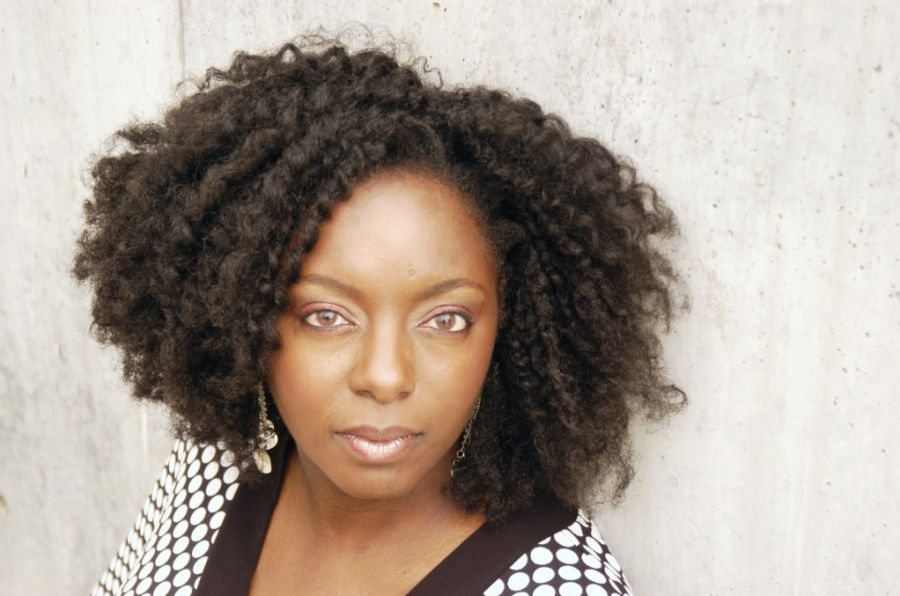
#> input picture file1.png, 900 x 596 px, given in place of the camera
$ python img_plot.py   (Python 2 division)   (older library calls are emulated)
#> lines starting #> are read from the running program, lines starting #| are printed output that depends on the picture; after the words box and inside, x2 and y2 are one past the last pixel; in counts of white or black regions, pixels touching at a corner belong together
# how they have exposed their hair
import cv2
import algorithm_lib as lib

cap = cv2.VideoCapture(0)

while (True):
	ret, frame = cap.read()
#> frame is the input picture: shape (596, 900, 3); mean B, G, R 147.9, 157.9, 169.4

    # Our operations on the frame come here
    gray = cv2.cvtColor(frame, cv2.COLOR_BGR2GRAY)
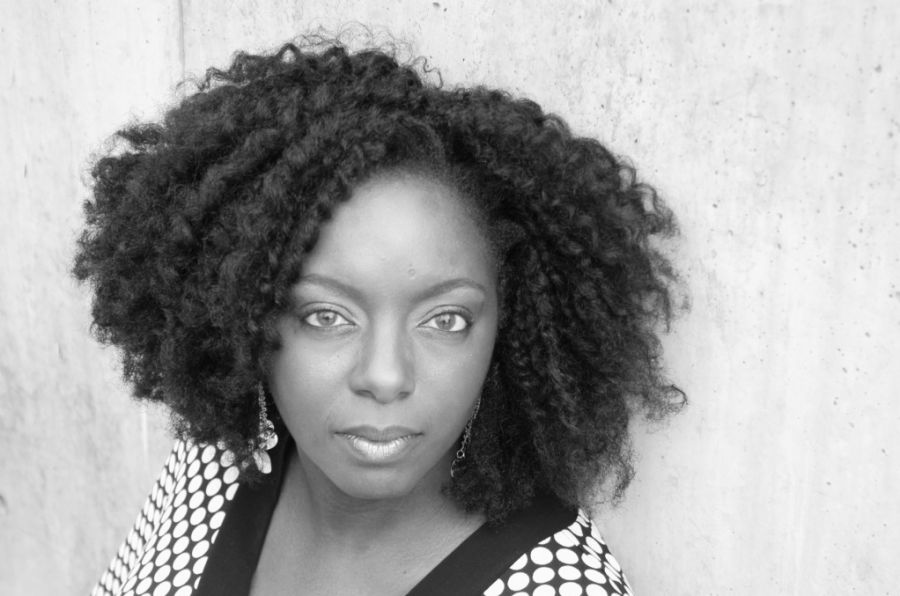
#> gray: shape (596, 900); min 3, max 255, mean 160.1
    thresh = cv2.threshold(gray, 100, 255, cv2.THRESH_BINARY)

    img2, contours, hierarchy = cv2.findContours(gray, cv2.RETR_TREE,
			cv2.CHAIN_APPROX_SIMPLE)
#> contours = [[[0, 0], [0, 595], [899, 595], [899, 0]]]

    cv2.drawContours(frame, contours, -1, (0,255,0), 3)
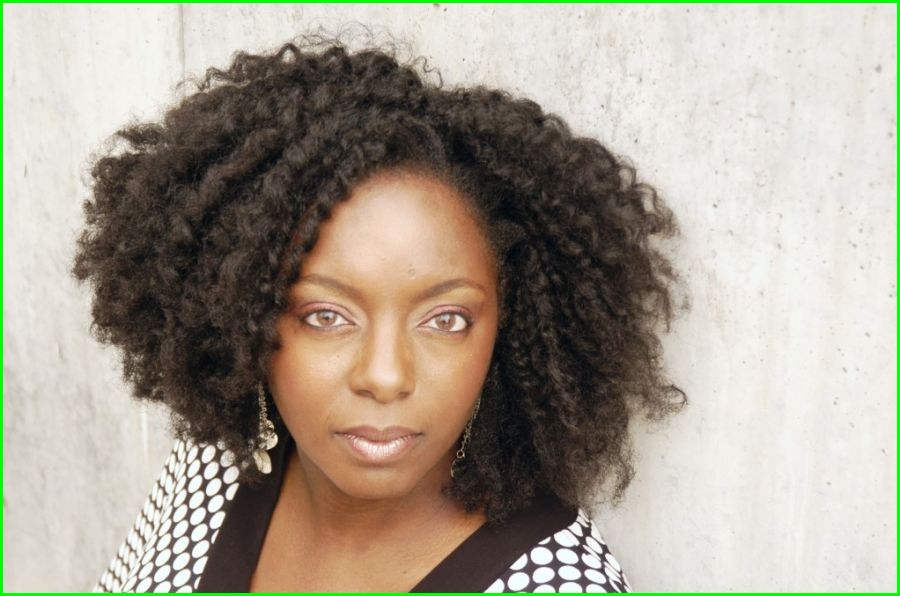
#> frame: shape (596, 900, 3); 1.67% of pixels changed, all inside (x1, y1, x2, y2) = (0, 0, 900, 596)
    cv2.imshow("Key points of your hair", frame)
    #cv2.imwrite(frame, )
    if cv2.waitKey(1) & 0xFF == ord('q'):
#> (key q is pressed here)
        break

# When everything done, release the capture
cap.release()
cv2.destroyAllWindows()

$ run again, on file2.png
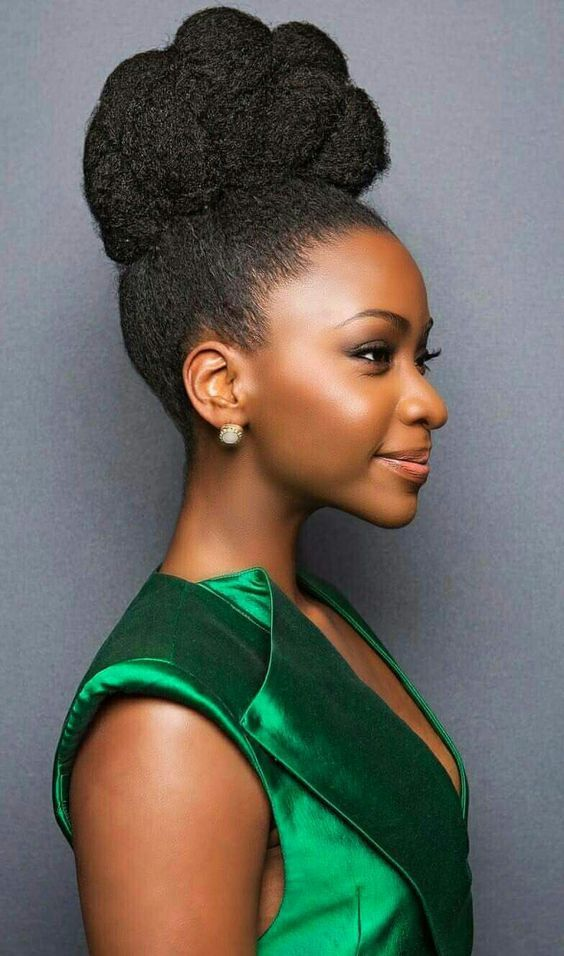
#> input picture file2.png, 564 x 956 px, given in place of the camera
#> frame is the input picture: shape (956, 564, 3); mean B, G, R 96.2, 104, 104
#> `gray = cv2.cvtColor(frame, cv2.COLOR_BGR2GRAY)`:
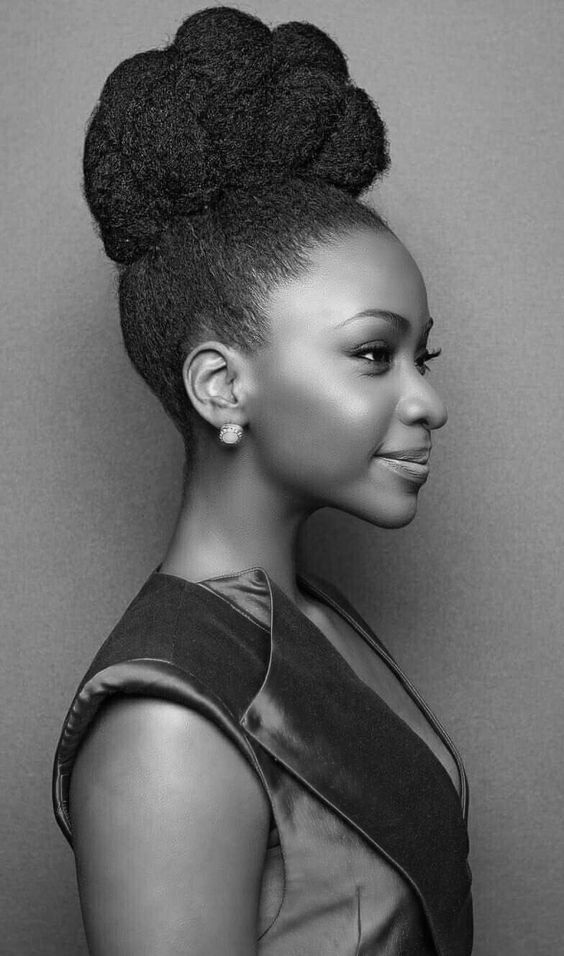
#> gray: shape (956, 564); min 0, max 237, mean 103.1
#> contours = 88 contours, 87 with area under 20; largest, box (x1, y1, x2, y2) and area: (0, 0, 564, 956) 537665
#> `cv2.drawContours(frame, contours, -1, (0,255,0), 3)`:
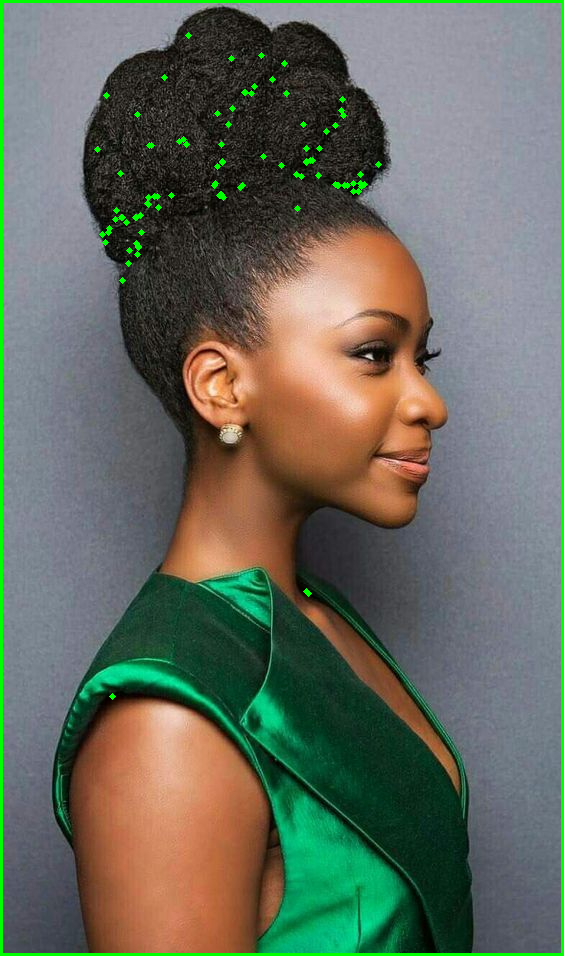
#> frame: shape (956, 564, 3); 2.07% of pixels changed, all inside (x1, y1, x2, y2) = (0, 0, 564, 956)

$ run again, on file3.png
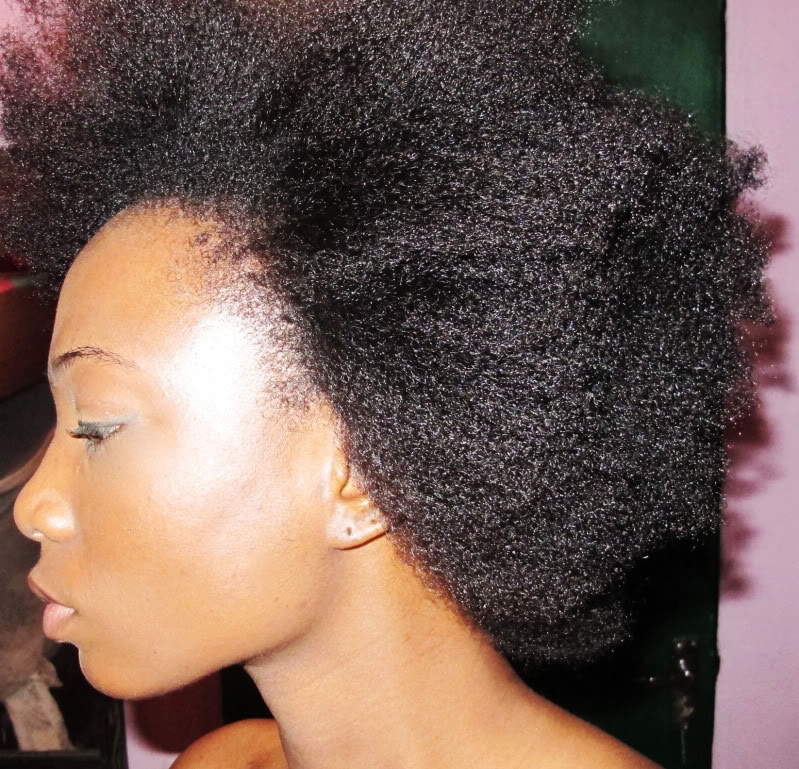
#> input picture file3.png, 799 x 769 px, given in place of the camera
#> frame is the input picture: shape (769, 799, 3); mean B, G, R 84.7, 93.8, 116.6
#> `gray = cv2.cvtColor(frame, cv2.COLOR_BGR2GRAY)`:
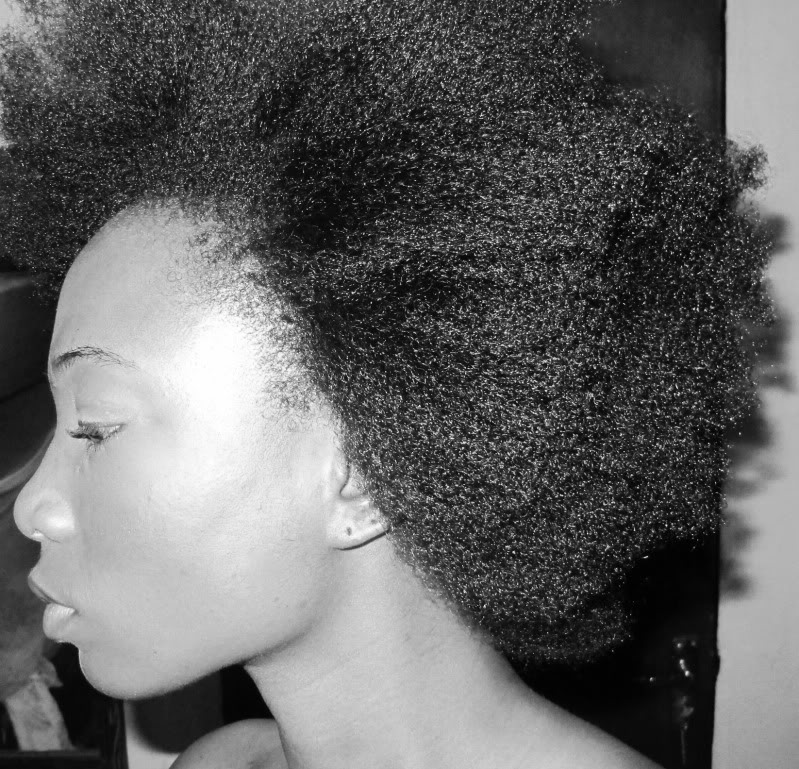
#> gray: shape (769, 799); min 0, max 255, mean 99.5
#> contours = 85 contours, 84 with area under 20; largest, box (x1, y1, x2, y2) and area: (0, 0, 799, 769) 612864
#> `cv2.drawContours(frame, contours, -1, (0,255,0), 3)`:
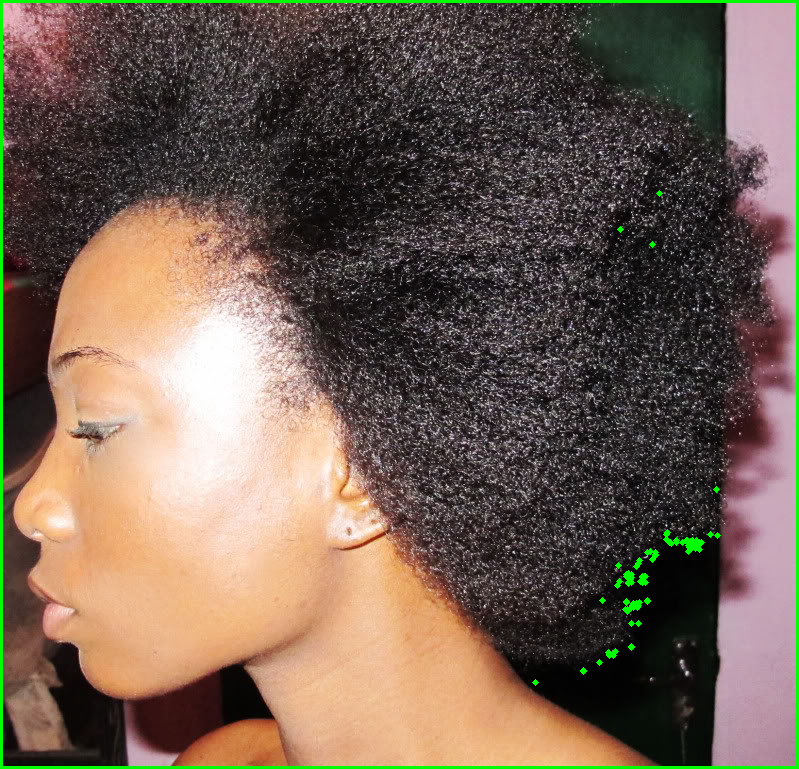
#> frame: shape (769, 799, 3); 1.77% of pixels changed, all inside (x1, y1, x2, y2) = (0, 0, 799, 769)
